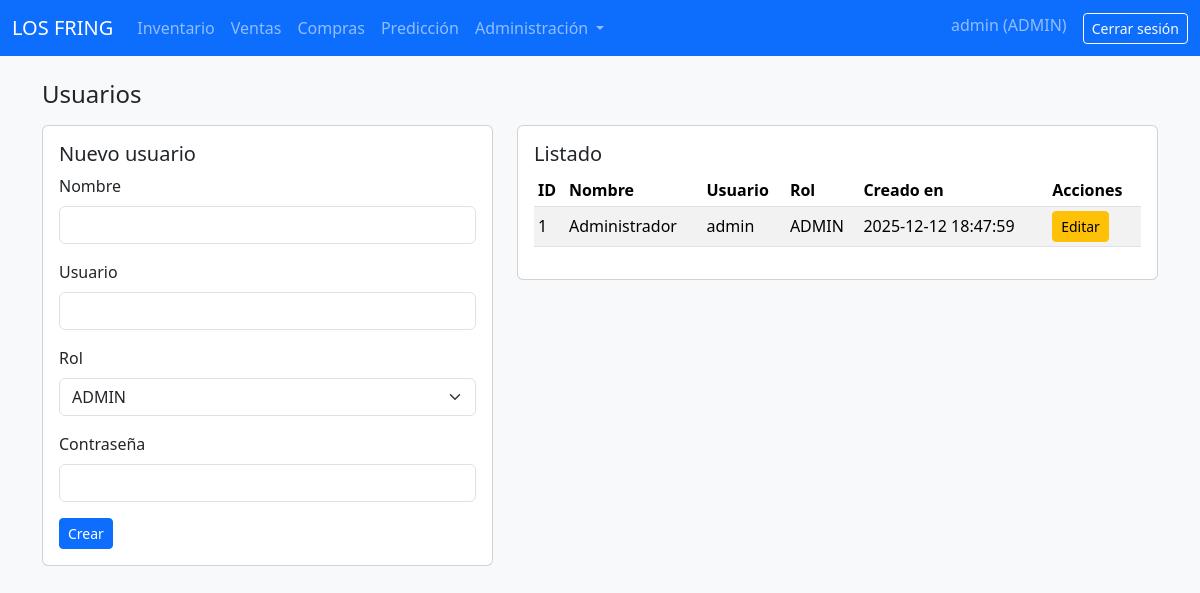
/usuarios/listar.php (signed in), run on the app's committed database.
### tables this page shows
CREATE TABLE IF NOT EXISTS usuarios (
  id_usuario INT AUTO_INCREMENT PRIMARY KEY,
  nombre VARCHAR(100) NOT NULL,
  usuario VARCHAR(50) NOT NULL UNIQUE,
  password VARCHAR(255) NOT NULL,
  rol ENUM('ADMIN','CAJERO') NOT NULL DEFAULT 'CAJERO',
  creado_en TIMESTAMP DEFAULT CURRENT_TIMESTAMP
);

### usuarios/listar.php (the view, shortened to what this page needs)
<?php
$pdo = getPDO();
$usuarioEditar = null;
$usuarios = $pdo->query('SELECT * FROM usuarios ORDER BY creado_en DESC')->fetchAll();
include __DIR__ . '/../includes/header.php';
include __DIR__ . '/../includes/navbar.php';
?>
<div class="container">
    <h1 class="h4 mb-3">Usuarios</h1>
    <div class="row">
        <div class="col-md-5">
            <div class="card mb-3">
                <div class="card-body">
                    <h5 class="card-title">
                        <?php echo $usuarioEditar ? 'Editar usuario' : 'Nuevo usuario'; ?>
                    </h5>
                    <form method="post">
                        <div class="mb-3">
                            <label for="nombre" class="form-label">Nombre</label>
                            <input type="text" name="nombre" id="nombre" class="form-control" required
                                   value="<?php echo $usuarioEditar ? htmlspecialchars($usuarioEditar['nombre']) : ''; ?>">
                        </div>
                        <div class="mb-3">
                            <label for="usuario" class="form-label">Usuario</label>
                            <input type="text" name="usuario" id="usuario" class="form-control" required
                                   value="<?php echo $usuarioEditar ? htmlspecialchars($usuarioEditar['usuario']) : ''; ?>">
                        </div>
                        <div class="mb-3">
                            <label for="rol" class="form-label">Rol</label>
                            <select name="rol" id="rol" class="form-select">
                                <option value="ADMIN" <?php echo ($usuarioEditar && $usuarioEditar['rol'] === 'ADMIN') ? 'selected' : ''; ?>>ADMIN</option>
                            </select>
                        </div>
                        <div class="mb-3">
                            <label for="password" class="form-label">
                                Contraseña <?php echo $usuarioEditar ? '(dejar en blanco para no cambiar)' : ''; ?>
                            </label>
                            <input type="password" name="password" id="password" class="form-control"
                                   <?php echo $usuarioEditar ? '' : 'required'; ?>>
                        </div>
                        <button type="submit" class="btn btn-primary btn-sm">
                            <?php echo $usuarioEditar ? 'Actualizar' : 'Crear'; ?>
                        </button>
                    </form>
                </div>
            </div>
        </div>
        <div class="col-md-7">
            <div class="card">
                <div class="card-body">
                    <h5 class="card-title">Listado</h5>
                    <table class="table table-sm table-striped align-middle">
                        <thead>
                        <tr>
                            <th>ID</th>
                            <th>Nombre</th>
                            <th>Usuario</th>
                            <th>Rol</th>
                            <th>Creado en</th>
                            <th>Acciones</th>
                        </tr>
                        </thead>
                        <tbody>
                        <?php foreach ($usuarios as $u): ?>
                            <tr>
                                <td><?php echo (int)$u['id_usuario']; ?></td>
                                <td><?php echo htmlspecialchars($u['nombre']); ?></td>
                                <td><?php echo htmlspecialchars($u['usuario']); ?></td>
                                <td><?php echo htmlspecialchars($u['rol']); ?></td>
                                <td><?php echo htmlspecialchars($u['creado_en']); ?></td>
                                <td>
                                    <a href="?editar=<?php echo (int)$u['id_usuario']; ?>"
                                       class="btn btn-warning btn-sm">Editar</a>
                                </td>
                            </tr>
                        <?php endforeach; ?>
                        </tbody>
                    </table>
                </div>
            </div>
        </div>
    </div>
</div>
<?php include __DIR__ . '/../includes/footer.php'; ?>

### assets/css/styles.css (style rules this page uses)
body { font-family: system-ui, -apple-system, BlinkMacSystemFont, "Segoe UI", sans-serif; }

### data on the page
usuarios: id_usuario "1", nombre "Administrador", usuario "admin", rol "ADMIN", creado_en "2025-12-12 18:47:59"

### other printed values
$usuario "admin"
$rol "ADMIN"
